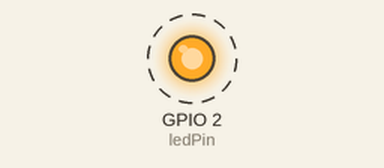
This sketch was run on a simulated ESP32. On the bench: output pins drawn as LEDs (lit = HIGH). Dashed ring = blinking.

Above: at 0.2 s.
Timing chart, 0 to 3.0 s (numbered marks = the images above):
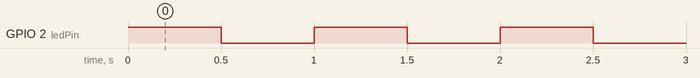

Measured:
- by itself, GPIO 2 (ledPin): alternates HIGH for 0.50 s and LOW for 0.50 s

The sketch:

Flashing_Light.ino
```cpp
int ledPin = 2;  // Usually GPIO2 on ESP32 boards with expansion

void setup() {
  pinMode(ledPin, OUTPUT);
}

void loop() {
  digitalWrite(ledPin, HIGH);   // Turn the LED on
  delay(500);                   // Wait 500 milliseconds
  digitalWrite(ledPin, LOW);    // Turn the LED off
  delay(500);                   // Wait 500 milliseconds
}
```
